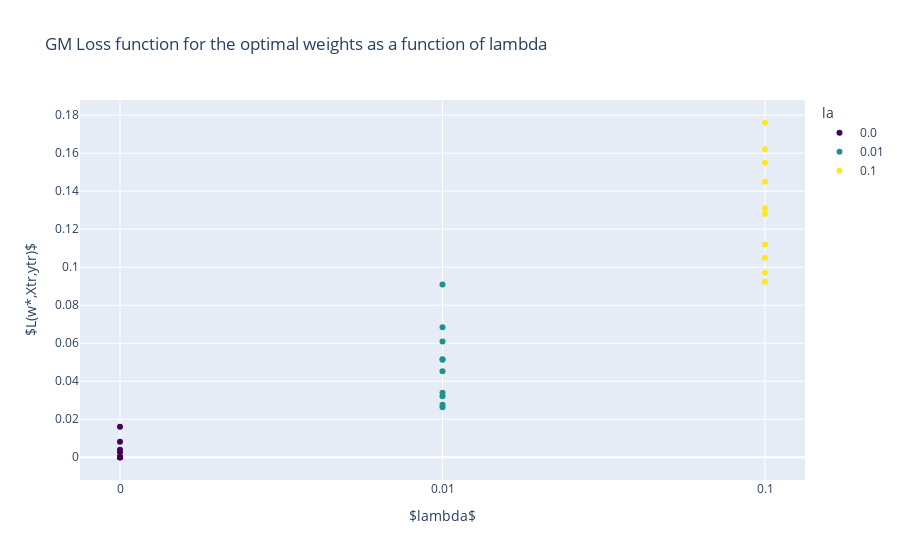

Notebook code cell kept with this figure:
### Markdown cell above
### L as a function of la

### Code cell
# plot a scatter plot of L* as a function of la
fig = px.scatter(df_qnm, x='la', y='L*',
                    title='GM Loss function for the optimal weights as a function of lambda',
                    color='la',
                    color_discrete_sequence =['#440154', '#21918c', '#fde725'])
fig.update_layout(
    xaxis_title=r'$lambda$',
    yaxis_title=r'$L(w*,Xtr,ytr)$',
    xaxis_type='category'
)
fig.show()
# save the figure
fig.write_image("QNM_L_for_la.png")

### Figure 1 — Plotly figure (JSON) as saved in the notebook; plotly's stock layout.template omitted (floating-point values rounded to 4 significant figures)
{"data": [{"hovertemplate": "la=%{x}<br>L*=%{y}<extra></extra>", "legendgroup": "0.0", "marker": {"color": "#440154", "symbol": "circle"}, "mode": "markers", "name": "0.0", "orientation": "v", "showlegend": true, "type": "scatter", "x": [0, 0, 0, 0, 0, 0, 0, 0, 0, 0], "xaxis": "x", "y": [2.91e-50, 1.66e-11, 0.00813, 1.02e-08, 1.52e-07, 0.00258, 2.25e-39, 0.016, 0.004, 1.23e-11], "yaxis": "y"}, {"hovertemplate": "la=%{x}<br>L*=%{y}<extra></extra>", "legendgroup": "0.01", "marker": {"color": "#21918c", "symbol": "circle"}, "mode": "markers", "name": "0.01", "orientation": "v", "showlegend": true, "type": "scatter", "x": [0.01, 0.01, 0.01, 0.01, 0.01, 0.01, 0.01, 0.01, 0.01, 0.01], "xaxis": "x", "y": [0.0276, 0.0515, 0.0684, 0.0263, 0.0339, 0.0452, 0.0321, 0.0909, 0.0609, 0.0513], "yaxis": "y"}, {"hovertemplate": "la=%{x}<br>L*=%{y}<extra></extra>", "legendgroup": "0.1", "marker": {"color": "#fde725", "symbol": "circle"}, "mode": "markers", "name": "0.1", "orientation": "v", "showlegend": true, "type": "scatter", "x": [0.1, 0.1, 0.1, 0.1, 0.1, 0.1, 0.1, 0.1, 0.1, 0.1], "xaxis": "x", "y": [0.0971, 0.131, 0.162, 0.0923, 0.112, 0.128, 0.105, 0.176, 0.155, 0.145], "yaxis": "y"}], "layout": {"legend": {"title": {"text": "la"}, "tracegroupgap": 0}, "title": {"text": "GM Loss function for the optimal weights as a function of lambda"}, "xaxis": {"anchor": "y", "categoryarray": [0, 0.01, 0.1], "categoryorder": "array", "domain": [0, 1], "title": {"text": "$lambda$"}, "type": "category"}, "yaxis": {"anchor": "x", "domain": [0, 1], "title": {"text": "$L(w*,Xtr,ytr)$"}}}}
